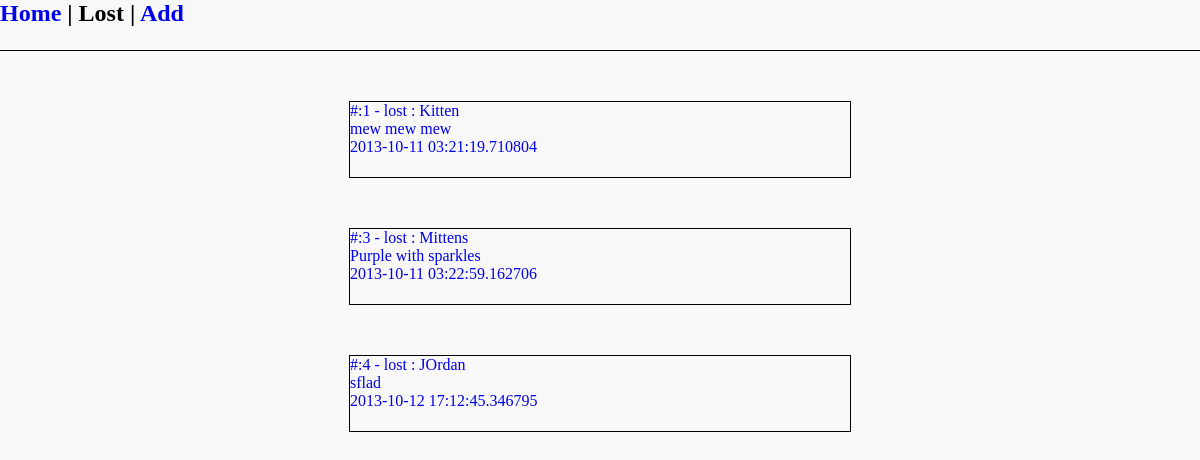
Before: /lost with the older database file.
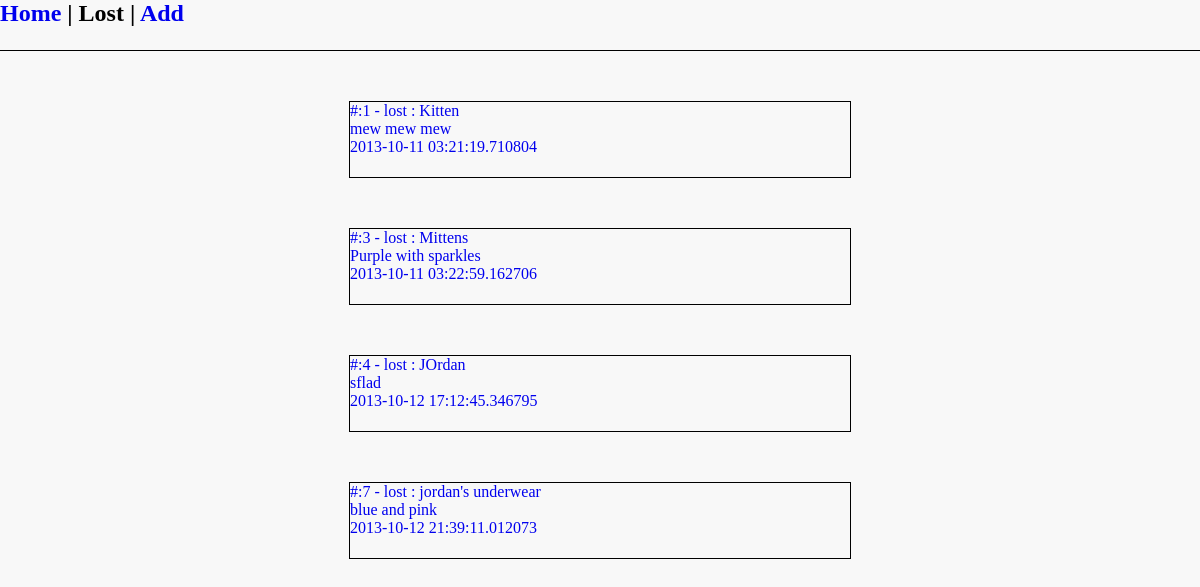
After: the same page with the newer database file.
### app/models.py (models this page shows, shortened)
class Items(db.Model):
	id = db.Column(db.Integer, primary_key = True)
	name_item = db.Column(db.String(100), index = True)
	description = db.Column(db.String(500))
	date = db.Column(db.DateTime)
	item_status = db.Column(db.String(10), index = True)
	area = db.Column(db.String(100), index = True)
	user_id = db.Column(db.Integer, db.ForeignKey('user.id'))

### app/views.py (the view)
@app.route('/lost')
def lost():
	title = 'Lost'
	item_post = models.Items.query.filter_by(item_status='lost')
	return render_template("lost.html",
							item_posts = item_post,
							title = title)

### app/moment.py (called while the page is built)
    def render(self, format):
        return Markup("<script>\ndocument.write(moment(\"%s\").%s);\n</script>"
        	% (self.timestamp.strftime("%Y-%m-%dT%H:%M:%S Z"), format))

    def format(self, fmt):
        return self.render("format(\"%s\")" % fmt)

### app/templates/lost.html
{% extends "layout.html" %}
{% block header %}
	{% include "header.html" %}
{% endblock header %}
{% block content %}
<div class='content-lost'>
	{% for item in item_posts %}
	<a href={{url_for('item', id=item.id)}}>
		<div class='items'>
			#:{{item.id}} - {{item.item_status}} : {{item.name_item}} <br>
			{{ item.description }} <br>
			{{item.date}}
		</div>
	</a>
	{% endfor %}
</div>
{% endblock %}

Changed rows visible on the page:
added Items: id "7", item_status "lost", name_item "jordan's underwear", description "blue and pink", date "2013-10-12 21:39:11.012073"
